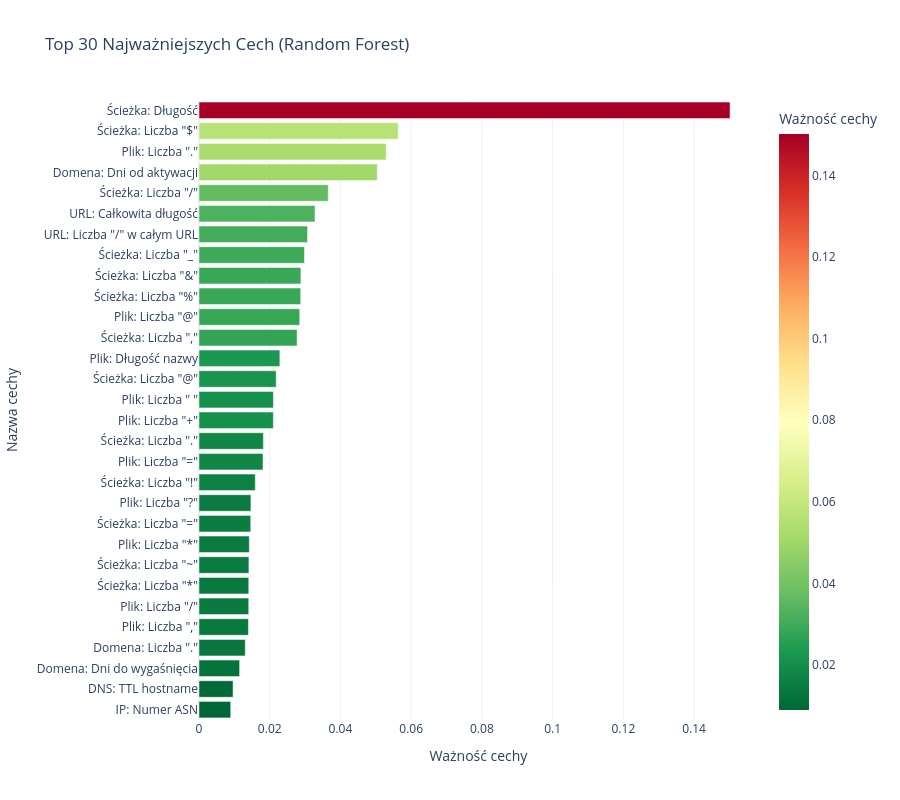

Notebook code cell kept with this figure:
### Markdown cell above
## 5. Analiza Ważności Cech (Random Forest)

### Code cell
def calculate_feature_importance(df, n_estimators=100):
    print("=" * 80)
    print("ANALIZA WAŻNOŚCI CECH (RANDOM FOREST)")
    print("=" * 80)

    target_col = df.columns[-1]
    feature_cols = df.select_dtypes(include=[np.number]).columns.drop(target_col)

    X = df[feature_cols]
    y = df[target_col]

    X_train, X_test, y_train, y_test = train_test_split(X, y, test_size=0.3, random_state=42, stratify=y)

    print(f"\n1. TRENOWANIE RANDOM FOREST:")
    print(f"   • Liczba drzew: {n_estimators}")
    print(f"   • Zbiór treningowy: {X_train.shape[0]:,} próbek")
    print(f"   • Zbiór testowy: {X_test.shape[0]:,} próbek")

    rf_model = RandomForestClassifier(n_estimators=n_estimators, random_state=42, n_jobs=-1, max_depth=10)
    rf_model.fit(X_train, y_train)

    train_score = rf_model.score(X_train, y_train)
    test_score = rf_model.score(X_test, y_test)
    print(f"\n   • Dokładność na zbiorze treningowym: {train_score:.4f}")
    print(f"\n   • Dokładność na zbiorze testowym: {test_score:.4f}")

    print("\n2. WAŻNOŚĆ CECH:")
    importances = rf_model.feature_importances_
    feature_importance_df = pd.DataFrame({
        'Cecha': feature_cols,
        'Ważność': importances
    }).sort_values('Ważność', ascending=False)

    print("\nTop 20 Najważniejszych Cech:")
    top_20_importance = feature_importance_df.head(20).copy()
    top_20_importance['Cecha'] = top_20_importance['Cecha'].apply(get_readable_name)
    print(top_20_importance.to_string(index=False))

    top_30_importance = feature_importance_df.head(30).sort_values('Ważność', ascending=True).copy()
    top_30_importance['Cecha'] = top_30_importance['Cecha'].apply(get_readable_name)

    fig = px.bar(
        top_30_importance,
        x='Ważność',
        y='Cecha',
        orientation='h',
        title='Top 30 Najważniejszych Cech (Random Forest)',
        labels={'Ważność': 'Ważność cechy', 'Cecha': 'Nazwa cechy'},
        color='Ważność',
        color_continuous_scale='RdYlGn_r'
    )
    fig.update_layout(height=800, yaxis={'categoryorder': 'total ascending'})
    fig.write_html(f'{html_dir}/feature_importance.html')
    fig.write_image(f'{png_dir}/feature_importance.png', scale=2)
    fig.show()

    feature_importance_df.to_csv(f'{csv_dir}/feature_importance.csv', index=False)
    print(f"\n✓ Ważność cech zapisana do: {csv_dir}/feature_importance.csv")
    print(f"✓ Wizualizacja zapisana do: {png_dir}/feature_importance.png")

    return feature_importance_df

feature_importance = calculate_feature_importance(df_clean)

### Figure 1 — Plotly figure (JSON) as saved in the notebook; plotly's stock layout.template omitted (floating-point values rounded to 4 significant figures)
{"data": [{"hovertemplate": "Ważność cechy=%{marker.color}<br>Nazwa cechy=%{y}<extra></extra>", "legendgroup": "", "marker": {"color": [0.008966, 0.009632, 0.01149, 0.01309, 0.01398, 0.01406, 0.01408, 0.01412, 0.01422, 0.01463, 0.01468, 0.01592, 0.0181, 0.01821, 0.02102, 0.02104, 0.02183, 0.02287, 0.02775, 0.02848, 0.02876, 0.02882, 0.02983, 0.0307, 0.0328, 0.03656, 0.05041, 0.05296, 0.05635, 0.1502], "coloraxis": "coloraxis", "pattern": {"shape": ""}}, "name": "", "orientation": "h", "showlegend": false, "textposition": "auto", "type": "bar", "x": [0.008966, 0.009632, 0.01149, 0.01309, 0.01398, 0.01406, 0.01408, 0.01412, 0.01422, 0.01463, 0.01468, 0.01592, 0.0181, 0.01821, 0.02102, 0.02104, 0.02183, 0.02287, 0.02775, 0.02848, 0.02876, 0.02882, 0.02983, 0.0307, 0.0328, 0.03656, 0.05041, 0.05296, 0.05635, 0.1502], "xaxis": "x", "y": ["IP: Numer ASN", "DNS: TTL hostname", "Domena: Dni do wygaśnięcia", "Domena: Liczba \".\"", "Plik: Liczba \",\"", "Plik: Liczba \"/\"", "Ścieżka: Liczba \"*\"", "Ścieżka: Liczba \"~\"", "Plik: Liczba \"*\"", "Ścieżka: Liczba \"=\"", "Plik: Liczba \"?\"", "Ścieżka: Liczba \"!\"", "Plik: Liczba \"=\"", "Ścieżka: Liczba \".\"", "Plik: Liczba \"+\"", "Plik: Liczba \" \"", "Ścieżka: Liczba \"@\"", "Plik: Długość nazwy", "Ścieżka: Liczba \",\"", "Plik: Liczba \"@\"", "Ścieżka: Liczba \"%\"", "Ścieżka: Liczba \"&\"", "Ścieżka: Liczba \"_\"", "URL: Liczba \"/\" w całym URL", "URL: Całkowita długość", "Ścieżka: Liczba \"/\"", "Domena: Dni od aktywacji", "Plik: Liczba \".\"", "Ścieżka: Liczba \"$\"", "Ścieżka: Długość"], "yaxis": "y"}], "layout": {"barmode": "relative", "coloraxis": {"colorbar": {"title": {"text": "Ważność cechy"}}, "colorscale": [[0, "rgb(0,104,55)"], [0.1, "rgb(26,152,80)"], [0.2, "rgb(102,189,99)"], [0.3, "rgb(166,217,106)"], [0.4, "rgb(217,239,139)"], [0.5, "rgb(255,255,191)"], [0.6, "rgb(254,224,139)"], [0.7, "rgb(253,174,97)"], [0.8, "rgb(244,109,67)"], [0.9, "rgb(215,48,39)"], [1, "rgb(165,0,38)"]]}, "height": 800, "legend": {"tracegroupgap": 0}, "title": {"text": "Top 30 Najważniejszych Cech (Random Forest)"}, "xaxis": {"anchor": "y", "domain": [0, 1], "title": {"text": "Ważność cechy"}}, "yaxis": {"anchor": "x", "categoryorder": "total ascending", "domain": [0, 1], "title": {"text": "Nazwa cechy"}}}}
